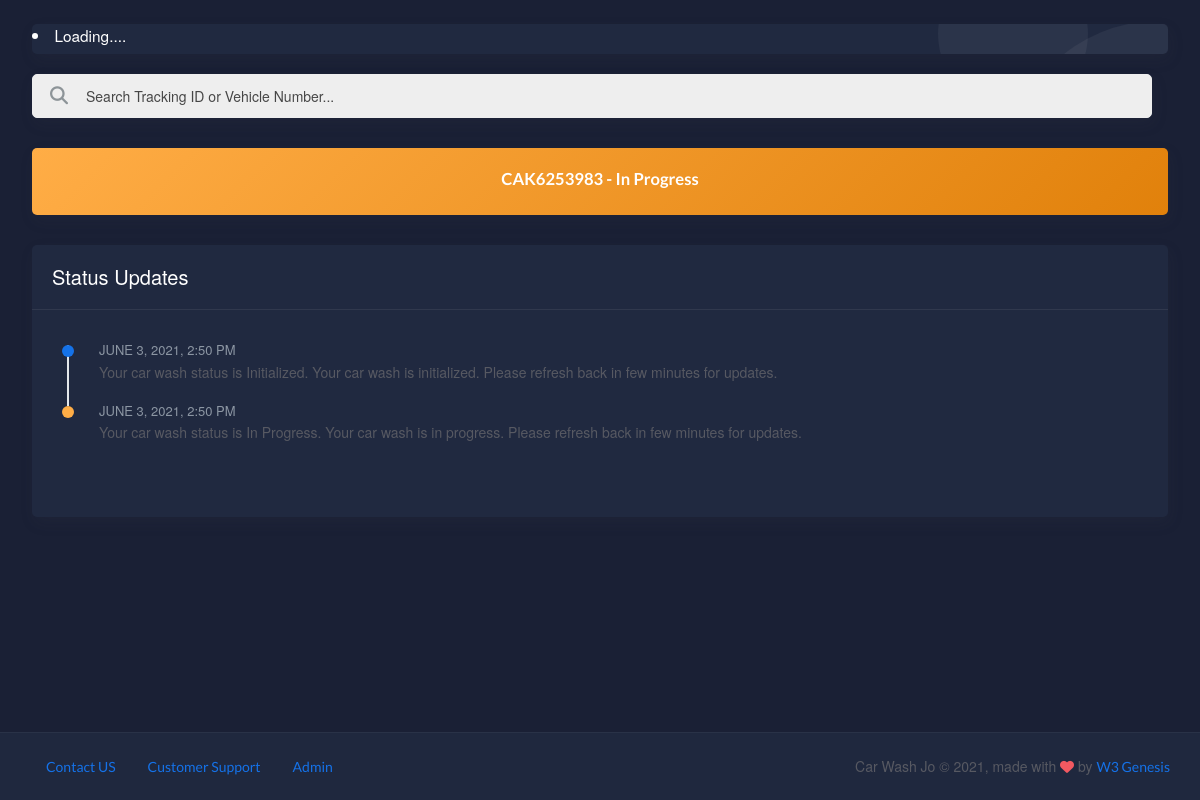
/index.php?track=CAK6253983, run on the app's committed database.
### tables this page shows
CREATE TABLE `queue` (
  `id` int(11) NOT NULL,
  `owner_email` varchar(200) NOT NULL,
  `owner_name` varchar(200) NOT NULL,
  `owner_phone` varchar(20) NOT NULL,
  `owner_address` varchar(250) NOT NULL,
  `vehicle_type` int(11) NOT NULL,
  `vehicle_number` varchar(20) NOT NULL,
  `service_type` int(11) NOT NULL,
  `in_time` timestamp NOT NULL DEFAULT '0000-00-00 00:00:00',
  `out_time` timestamp NULL DEFAULT NULL,
  `status_type` int(11) NOT NULL DEFAULT '1',
  `last_update` timestamp NOT NULL DEFAULT CURRENT_TIMESTAMP ON UPDATE CURRENT_TIMESTAMP
);

CREATE TABLE `status_type` (
  `id` int(11) NOT NULL,
  `name` varchar(30) NOT NULL
);

CREATE TABLE `status_updates` (
  `queue_id` int(11) NOT NULL,
  `status_id` int(11) NOT NULL,
  `time` timestamp NOT NULL DEFAULT CURRENT_TIMESTAMP,
  `description` varchar(500) NOT NULL
);

### index.php (the view, shortened to what this page needs)
<?php
include 'admin/includes/dbconfig.php';
if(isset($_GET['track'])){
            $id = mysqli_real_escape_string($con, $_GET['track']);
            $sql = "SELECT q.last_update, q.id, q.vehicle_type, q.status_type as 'status_type', st.name as 'status', q.owner_name, q.vehicle_number from queue q, status_type st where st.id = q.status_type AND (q.vehicle_number = '".$id."' or q.id = '".$id."')";
            $result = mysqli_query($con, $sql);
}
?>
<!DOCTYPE html>
<html lang="en">
<?php include 'includes/head.php'; ?>
<body id="body">
	<div class="wrapper">
		<div class="main-panel2">
			<div class="content">
				<div class="page-inner">
				    <div  style="min-height:30px" class="card ticker-container bubble-shadow" id="new_ticker">
                    </div>
                    <form  data-background-color="dark" class="card nav-search mr-md-3" action="" method="GET" >
						<div class="input-group">
							<div class="input-group-prepend">
								<button type="submit" class="btn btn-search pr-1">
									<i class="fa fa-search search-icon"></i>
								</button>
							</div>
							<input autofocus style="color: black;" type="text" placeholder="Search Tracking ID or Vehicle Number..." name="track" class="form-control">
						</div>
					</form>
					<div class="row">
						<?php
                            if (mysqli_num_rows($result) > 0) {
                                while($track = mysqli_fetch_assoc($result)) {
                                        $status = 'primary';
                                        if($track["status_type"] == '2'){
                                            $status = 'warning';
                                        }else if($track["status_type"] == '0'){
                                            $status = 'danger';
                                        }else if($track["status_type"] == '1'){
                                            $status = 'primary';
                                        }else if($track["status_type"] == '4'){
                                            $status = 'alert';
                                        }else if($track["status_type"] == '3'){
                                            $status = 'success';
                                        }
                                    echo '<div class="col-12">
                							<div class="card card-'.$status.' bg-'.$status.'-gradient">
                								<div class="card-body">
                									<h4 class="mb-1 fw-bold text-center">'.$track["vehicle_number"].' - '.$track["status"].'</h4>
                								</div>
                							</div>
                						</div>';
                					echo '<div class="col-12">
                    							<div class="card">
                    								<div class="card-header">
                    									<div class="card-title">Status Updates</div>
                    								</div>
                    								<div class="card-body">
                    									<ol class="activity-feed">';
                					$sqlstatus = "SELECT * from status_updates, status_type, queue WHERE queue_id=queue.id AND status_updates.status_id=status_type.id AND status_updates.queue_id = '".$track["id"]."'";
                					$resultstatus = mysqli_query($con, $sqlstatus);
                					if (mysqli_num_rows($resultstatus) > 0) {
                                        while($status = mysqli_fetch_assoc($resultstatus)) {
                                                                                $statusId = 'primary';
                                        if($status["status_id"] == '2'){
                                            $statusId = 'warning';
                                        }else if($status["status_id"] == '0'){
                                            $statusId = 'danger';
                                        }else if($track["status_id"] == '1'){
                                            $statusId = 'primary';
                                        }else if($status["status_id"] == '4'){
                                            $statusId = 'alert';
                                        }else if($status["status_id"] == '3'){
                                            $statusId = 'success';
                                        }
                                    echo '<li class="feed-item feed-item-'.$statusId.'">
                    											<time class="date" datetime="9-25">'.date("F j, Y, g:i a", strtotime($status['time'])).'</time>
                    											<span class="text">Your car wash status is '.$status["name"].'. '.$status['description'].'</span>
                    										</li>';
                                        }
                					}else{
                					    echo '<li class="feed-item feed-item-'.$status.'">
                    											<time class="date" datetime="9-25">'.date("F j, Y, g:i a", strtotime($track['last_update'])).'</time>
                    											<span class="text">Your car wash status is '.$track["status"].'</span>
                    										</li>';
                					}
                					echo '</ol>
                    								</div>
                    							</div>
                    						</div>';
                            }
                        }else{
                            echo '<div class="row"  id="dashboard"></div>';
                        }
                        ?>
					</div>
				</div>
				<?php if(isset($_GET['track'])) { include 'includes/footer.php';} ?>
			</div>
		</div>
	</div>
</body>
</html>

### assets/css/ticker.css (style rules this page uses)
* { margin: 0; padding: 0; font-family: "Helvetica Neue",Helvetica,Arial,sans-serif; }
.ticker-container { height: 60px; width: 100%; text-align: center; position: relative; overflow: hidden; background-color: rgba(0,0,0,1); color: white; font-size: 1.1em; margin-bottom: 15px; }
@media (min-width: 500px) { .ticker-container { height: 30px; text-align: left; } }
@media (min-width: 768px) { .ticker-container { margin-bottom: 10px; } }
@media (min-width: 992px) { .ticker-container { margin-bottom: 20px; } }

### data on the page
queue: vehicle_number "CAK6253983", status_type.name "In Progress"
status_updates: time "JUNE 3, 2021, 2:50 PM", status_type.name "Initialized", description "Your car wash is initialized. Please refresh back in few minutes for updates."
status_updates: time "JUNE 3, 2021, 2:50 PM", status_type.name "In Progress", description "Your car wash is in progress. Please refresh back in few minutes for updates."

### other printed values
Date("Y") "2021"
